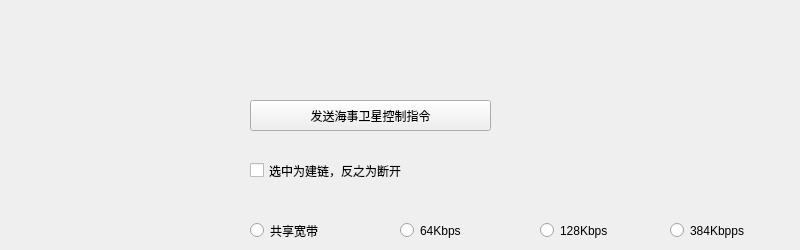
   <widget class="QWidget" name="tab_2">
    <attribute name="title">
     <string>海事卫星控制</string>
    </attribute>
    <widget class="QPushButton" name="haishi_Button">
     <property name="geometry">
      <rect>
       <x>250</x>
       <y>100</y>
       <width>241</width>
       <height>31</height>
      </rect>
     </property>
     <property name="text">
      <string>发送海事卫星控制指令</string>
     </property>
    </widget>
    <widget class="QCheckBox" name="haishi_checkBox">
     <property name="geometry">
      <rect>
       <x>250</x>
       <y>160</y>
       <width>281</width>
       <height>21</height>
      </rect>
     </property>
     <property name="text">
      <string>选中为建链，反之为断开</string>
     </property>
    </widget>
    <widget class="QRadioButton" name="haishi_0">
     <property name="geometry">
      <rect>
       <x>250</x>
       <y>220</y>
       <width>121</width>
       <height>21</height>
      </rect>
     </property>
     <property name="text">
      <string>共享宽带</string>
     </property>
    </widget>
    <widget class="QRadioButton" name="haishi_1">
     <property name="geometry">
      <rect>
       <x>400</x>
       <y>220</y>
       <width>121</width>
       <height>21</height>
      </rect>
     </property>
     <property name="text">
      <string>64Kbps</string>
     </property>
    </widget>
    <widget class="QRadioButton" name="haishi_2">
     <property name="geometry">
      <rect>
       <x>540</x>
       <y>220</y>
       <width>111</width>
       <height>21</height>
      </rect>
     </property>
     <property name="text">
      <string>128Kbps</string>
     </property>
    </widget>
    <widget class="QRadioButton" name="haishi_3">
     <property name="geometry">
      <rect>
       <x>670</x>
       <y>220</y>
       <width>121</width>
       <height>21</height>
      </rect>
     </property>
     <property name="text">
      <string>384Kbpps</string>
     </property>
    </widget>
   </widget>
